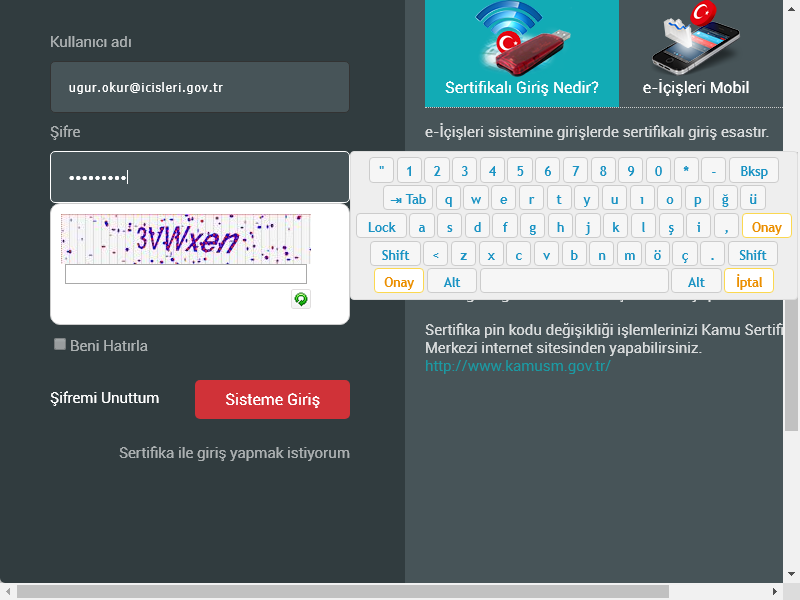
#> input picture tkinter/tkinder_crop_captcha/tmp/captcha.png, 800 x 600 px, found by its file name
$ python crop_picture.py
#> lines starting #> are read from the running program, lines starting #| are printed output that depends on the picture
from PIL import Image


def resimKirp(resim_adi):
#> called with resim_adi = '.\\tmp\\captcha.png'
    img = Image.open(resim_adi)
#> img is the input picture: PIL image 800x600 RGBA; mean R, G, B, A 109.5, 120.8, 124.1, 255
    aa = (62, 210, 280, 265)
    crop_img = img.crop(aa)
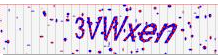
#> crop_img: PIL image 218x55 RGBA; mean R, G, B, A 224.9, 214.5, 229, 255
    crop_img.load()
    crop_img.save(".\\tmp\cropped.png")

resimKirp(".\\tmp\captcha.png")
